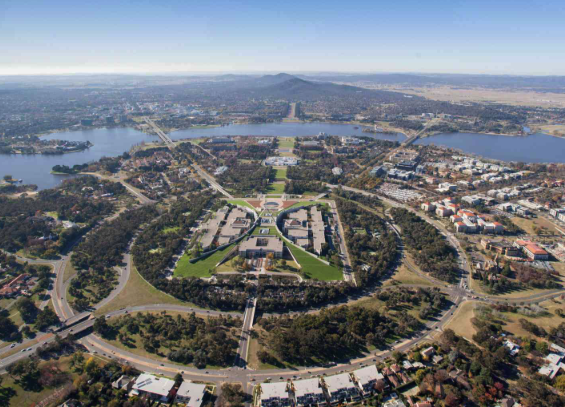
#> input picture Tutorials/Week5/canberra1.png, 565 x 407 px
$ jupyter execute Week5.ipynb
#> lines starting #> are read from the running program, lines starting #| are printed output that depends on the picture; after the words box and inside, x2 and y2 are one past the last pixel; in counts of white or black regions, pixels touching at a corner belong together
[cell 1]
import cv2
import numpy as np
import matplotlib.pyplot as plt

[cell 2]
img1 = cv2.imread('canberra1.png')
#> img1 is the input picture: shape (407, 565, 3); mean B, G, R 123.6, 118.5, 115
img2 = cv2.imread('canberra2.png')
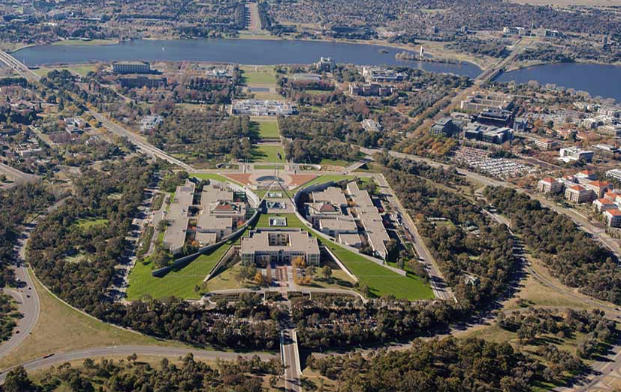
#> input picture Tutorials/Week5/canberra2.png, 621 x 392 px
#> img2 is the input picture: shape (392, 621, 3); mean B, G, R 91.8, 96.5, 100.2

gray1 = cv2.cvtColor(img1, cv2.COLOR_BGR2GRAY)
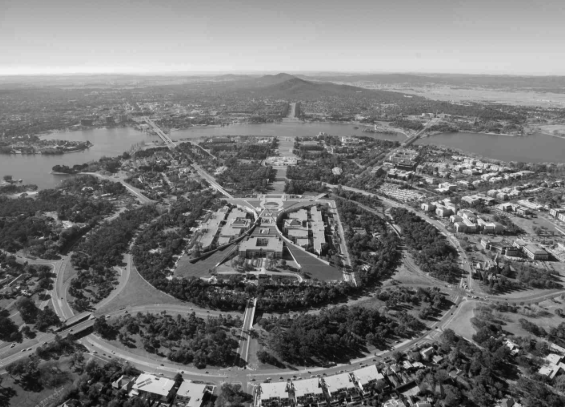
#> gray1: shape (407, 565); min 2, max 244, mean 118
gray2 = cv2.cvtColor(img2, cv2.COLOR_BGR2GRAY)
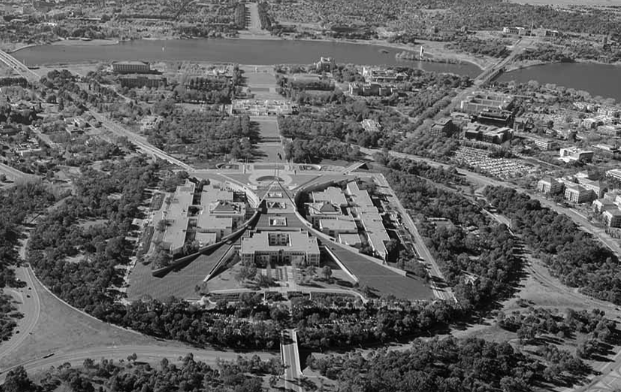
#> gray2: shape (392, 621); min 2, max 254, mean 97.1

plt.imshow(gray1, cmap='gray')
plt.title("Image 1 (Grayscale)")
plt.axis('off')
plt.show()

plt.imshow(gray2, cmap='gray')
plt.title("Image 2 (Grayscale)")
plt.axis('off')
plt.show()

[cell 3]
gray1_float = np.float32(gray1)

dst = cv2.cornerHarris(gray1_float, blockSize=2, ksize=3, k=0.04)
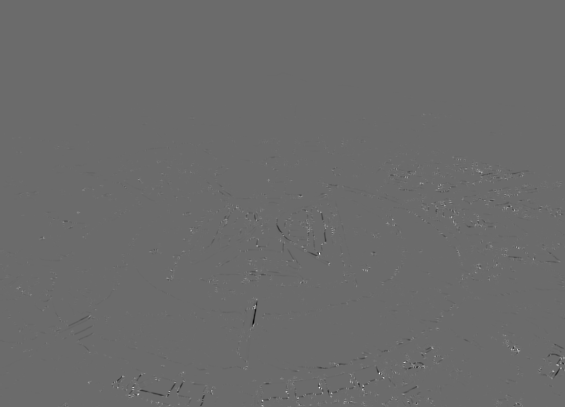
#> dst: shape (407, 565) float32; min -34424800, max 47300080, mean 27011.6; drawn with min black and max white

img_harris = img1.copy()

img_harris[dst > 0.05 * dst.max()] = [0, 0, 255]
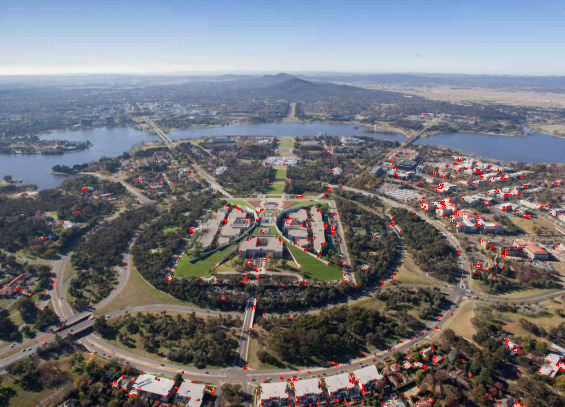
#> img_harris: shape (407, 565, 3); 0.94% of pixels changed, all inside (x1, y1, x2, y2) = (9, 114, 565, 407)

plt.imshow(cv2.cvtColor(img_harris, cv2.COLOR_BGR2RGB))
plt.title("Harris Corner Detection")
plt.axis('off')
plt.show()

[cell 4]
sift = cv2.SIFT_create()

kp1, des1 = sift.detectAndCompute(gray1, None)
#> kp1 = 3238 keypoints; strongest (x, y, size): (517, 350, 2.5), (416, 364, 3.4), (179, 380, 6.6), (543, 371, 5.8)
kp2, des2 = sift.detectAndCompute(gray2, None)
#> kp2 = 4311 keypoints; strongest (x, y, size): (18, 332, 1.9), (384, 213, 2), (275, 222, 2.5), (76, 125, 2.1)

print("Number of keypoints in Image 1:", len(kp1))
#| Number of keypoints in Image 1: 3238
print("Number of keypoints in Image 2:", len(kp2))
#| Number of keypoints in Image 2: 4311

[cell 5]
img_sift = cv2.drawKeypoints(
    img1,
    kp1,
    None,
    flags=cv2.DRAW_MATCHES_FLAGS_DRAW_RICH_KEYPOINTS
)
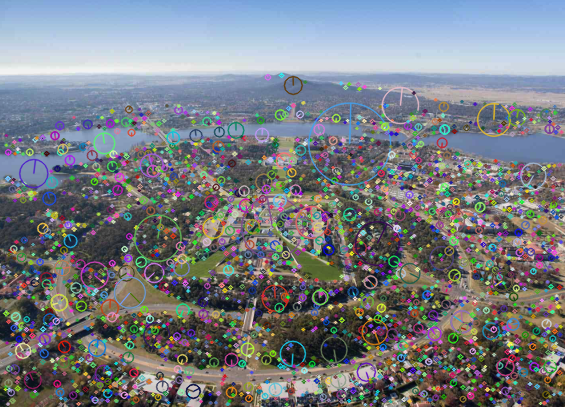
#> img_sift: shape (407, 565, 3); mean B, G, R 129.8, 124.1, 120.1

plt.imshow(cv2.cvtColor(img_sift, cv2.COLOR_BGR2RGB))
plt.title("SIFT Keypoints")
plt.axis('off')
plt.show()

[cell 6]
bf = cv2.BFMatcher(cv2.NORM_L2, crossCheck=True)
matches = bf.match(des1, des2)
#> matches = 1392 matches
matches = sorted(matches, key=lambda x: x.distance)
print("Total matches found:", len(matches))
#| Total matches found: 1392

[cell 7]
matched_img = cv2.drawMatches(
    img1, kp1,
    img2, kp2,
    matches[:20], None,
    flags=cv2.DrawMatchesFlags_NOT_DRAW_SINGLE_POINTS
)
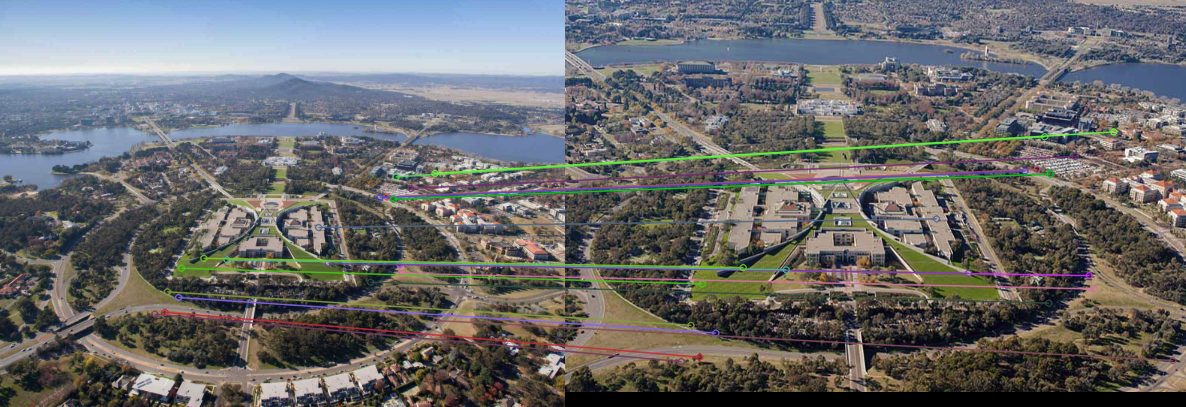
#> matched_img: shape (407, 1186, 3); mean B, G, R 106, 105.9, 105.6

plt.figure(figsize=(12,6))
plt.imshow(cv2.cvtColor(matched_img, cv2.COLOR_BGR2RGB))
plt.title("Top 50 SIFT Matches")
plt.axis('off')
plt.show()

[cell 8]
bf = cv2.BFMatcher()
matches = bf.knnMatch(des1, des2, k=2)
#> matches = 3238 matches
good_matches = []

for m, n in matches:
    if m.distance < 0.75 * n.distance:
        good_matches.append(m)
#> after the loop, good_matches = 237 matches

print("Good matches after Lowe's ratio test:", len(good_matches))
#| Good matches after Lowe's ratio test: 237

[cell 9]
matched_img = cv2.drawMatches(
    img1, kp1,
    img2, kp2,
    good_matches, None,
    flags=cv2.DrawMatchesFlags_NOT_DRAW_SINGLE_POINTS
)
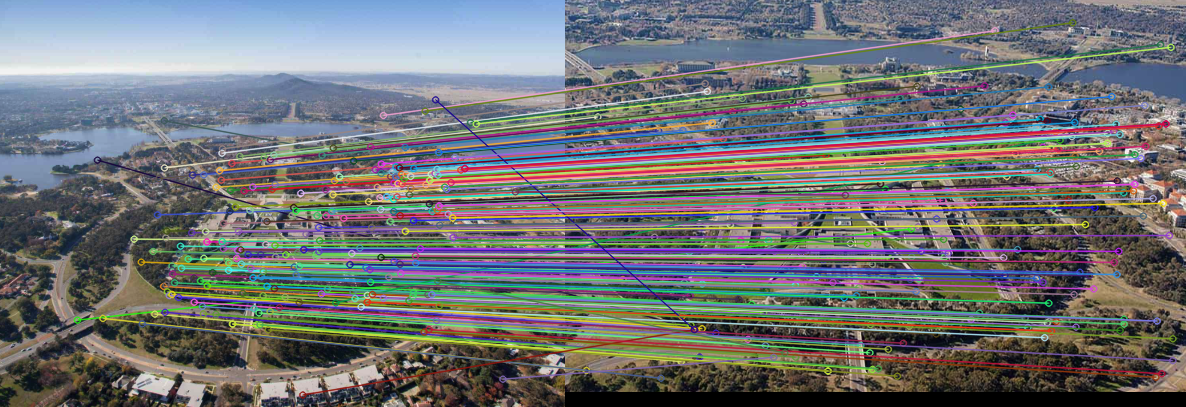
#> matched_img: shape (407, 1186, 3); mean B, G, R 115.6, 113.7, 111.9

plt.figure(figsize=(12,6))
plt.imshow(cv2.cvtColor(matched_img, cv2.COLOR_BGR2RGB))
plt.title("Good SIFT Matches (Lowe's Ratio Test)")
plt.axis('off')
plt.show()
